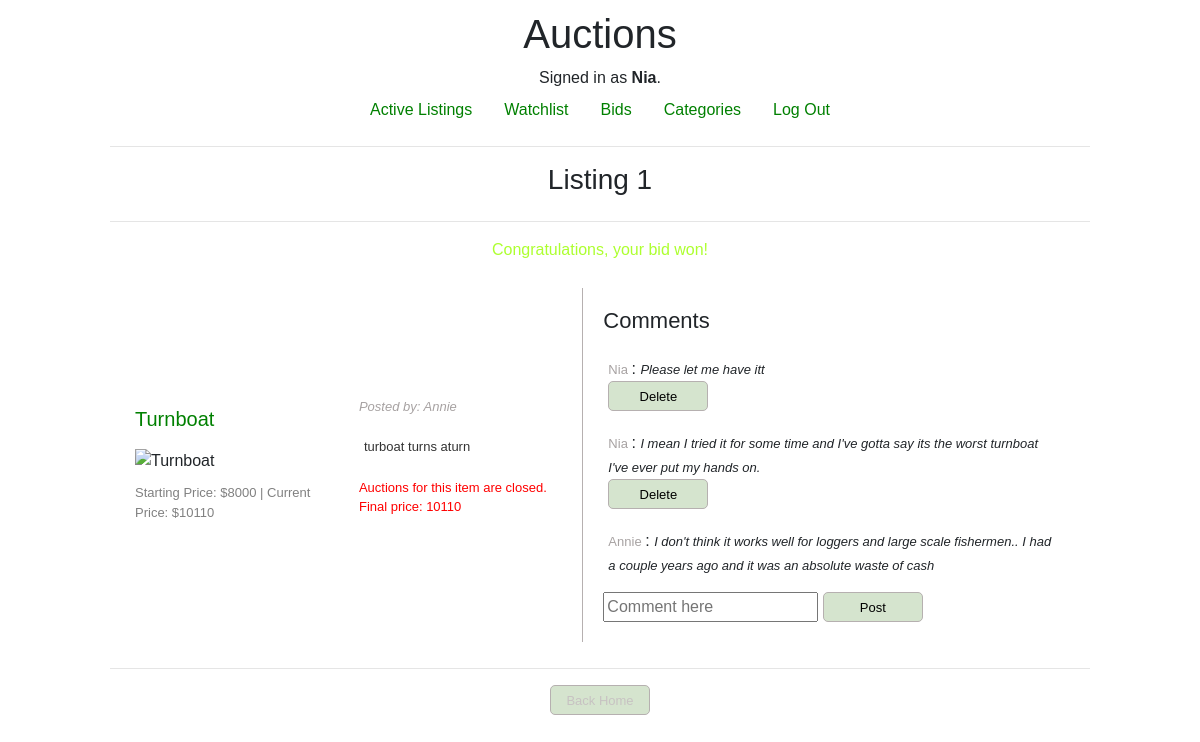
The app's page /listing/1 (signed in) with its own data.
### auctions/models.py (models this page shows, shortened)
class User(AbstractUser):
    pass

class Listing(models.Model):
    name = models.CharField(max_length=20)
    description = models.TextField(default="")
    category = models.CharField(max_length=20, null=True)
    image = models.CharField(max_length=100, null=True)
    starting_price = models.IntegerField()
    current_price = models.IntegerField(null=True)
    posted_by = models.ForeignKey(User, on_delete=models.CASCADE, default='')
    bidding = models.BooleanField(default=True)

class Comment(models.Model):
    remark = models.CharField(null=True, max_length= 200)
    user = models.ForeignKey(User, on_delete=models.CASCADE)
    listing = models.ForeignKey(Listing, on_delete=models.CASCADE)
    time = models.DateTimeField(default=timezone.now)

### auctions/views.py (the view)
# urls.py: path("listing/<int:id>", views.listing, name="listing"),
def listing(request, id):
    item = Listing.objects.get(id = id)
    comments = Comment.objects.filter(listing = item)
    all = Bid.objects.filter(listing = item)
    pricenow = item.current_price
    winner = all.filter(amount = pricenow).first()
    if not winner:
        winnerID = None
    else:
        winnerID = winner.user.id
    return render(request, "auctions/listing.html", {
        "item":item,
        "comments": comments.order_by('-id'),
        "winner": winnerID
    })

### auctions/templates/auctions/listing.html (shortened to what this page needs)
{% extends "auctions/layout.html" %}
{% block body %}
<h3>Listing {{ item.id }}</h3>
<hr>
{% if not item.bidding  and winner == user.id %}
<p style="font-size: medium; color: greenyellow;">Congratulations, your bid won!</p>
{% endif %}
<div class="one_listing">
    <div class="right">
        <h3 style="font-size: 20px; color: green">{{ item.name }}</h3>
        <img src="{{item.image}}" alt="{{ item.name}}">
        <span style="font-size: small; color: grey;">Starting Price: ${{ item.starting_price}} | Current Price: ${{ item.current_price}}</span>
    </div>
    <div class="middle">
        <p style="font-size: small; color: rgb(167, 162, 162); font-style: italic;">Posted by: {{ item.posted_by.username}}</p>
        <p style="font-size: 13px; padding: 5px; color: #333333 ">{{ item.description }}</p>
        <div class="sub-middle">
        {% if not item.bidding %}
            <p style="font-size: small; color: red;">Auctions for this item are closed. Final price: {{ item.current_price }}</p>
        {% endif%}
        </div>
    </div>
    <div class="left">
        <h4 style="font-size: 22px;">Comments</h4>
        {% for comment in comments %}
            <div class="comment"><span style="font-size: small; color: rgb(167, 162, 162)">{{ comment.user.username}} </span>: <span style="font-size: small; font-style: italic;">{{ comment.remark}}</span>
                <form action="{% url 'comment' %}" method = "post">
                    {% if user.is_authenticated and user.id == comment.user.id %}
                    <button type="submit" name="comment" value="delete">Delete </button>
                    {% endif %}
                </form>
            </div>
        {% endfor%}
    {% if user.is_authenticated %}
        <form action = "{% url 'comment' %}" method="post">
            <input type="text" placeholder="Comment here" name="remark" required>
            <button type="submit" name="comment" value="add">Post </button>
        </form>
    {% else %}
        <p>Please <a href="{% url 'login' %}"> sign in </a> to comment.</p>
    {% endif %}
    </div>
</div>
<hr>
    <button><a href="{% url 'index' %}">Back Home</a></button>
{% endblock body %}

### auctions/templates/auctions/layout.html (shortened to what this page needs)
{% load static %}
<!DOCTYPE html>
<html lang="en">
    <head>
        <link rel="stylesheet" href="https://stackpath.bootstrapcdn.com/bootstrap/4.4.1/css/bootstrap.min.css">
        <link href="{% static 'auctions/styles.css' %}" rel="stylesheet">
    </head>
    <body>
        <div class="container">
        <h1>Auctions</h1>
        <div>
            {% if user.is_authenticated %}
                Signed in as <strong>{{ user.username }}</strong>.
            {% else %}
                Not signed in.
            {% endif %}
        </div>
        <ul class="nav">
            <li class="nav-item">
                <a class="nav-link" href="{% url 'index' %}">Active Listings</a>
            </li>
            <li class="nav-item">
                <a class="nav-link" href="{% url 'watchlist' %}">Watchlist</a>
            </li>
            <li class="nav-item">
                <a class="nav-link" href="{% url 'bid' %}">Bids</a>
            </li>
            <li class="nav-item">
                <a class="nav-link" href="{% url 'category' %}">Categories</a>
            </li>
            {% if user.is_authenticated %}
                <li class="nav-item">
                    <a class="nav-link" href="{% url 'logout' %}">Log Out</a>
                </li>
            {% endif %}
        </ul>
        <hr>
        {% block body %}
        {% endblock %}
    </body>
</html>

### auctions/static/auctions/styles.css (style rules this page uses)
.container { display: flex; flex-direction: column; padding: 10px; font-family: Arial, Helvetica, sans-serif; width:1000px; align-items: center; }
.one_listing { display: flex; flex-direction: row; gap: 10px; padding: 10px; width: 100%; justify-content: center; align-items: center; }
.right, .left { display: flex; flex-direction: column; gap: 10px; padding: 10px; }
.right, .middle { width: 30%; margin: 5px; }
.left { width: 70%; border-left: solid 0.5px rgb(182, 176, 176); padding: 20px }
button { padding: 5px; border-radius: 5px; border: solid 0.5px rgb(182, 176, 176); background-color: rgb(213, 228, 206); width: 100px; height: 30px; font-size: small; }
.comment { padding: 5px; }
.sub-middle { display: flex; flex-direction: row; gap: 10px; }
hr { width: 100%; }
.nav a, .item a, .bids-item a, .category-item a { color: green; text-decoration: none; }
button a { color: rgb(199, 194, 194); text-decoration: none; }

### records on screen
User: username "Nia"
Listing: id "1", name "Turnboat", starting_price "8000", current_price "10110", posted_by.username "Annie", description "turboat turns aturn"
Comment: user.username "Nia", remark "Please let me have itt", shows "Delete"
Comment: user.username "Nia", remark "I mean I tried it for some time and I've gotta say its the worst turnboat I've ever put my hands on.", shows "Delete"
Comment: user.username "Annie", remark "I don't think it works well for loggers and large scale fishermen.. I had a couple years ago and it was an absolute waste of cash"
